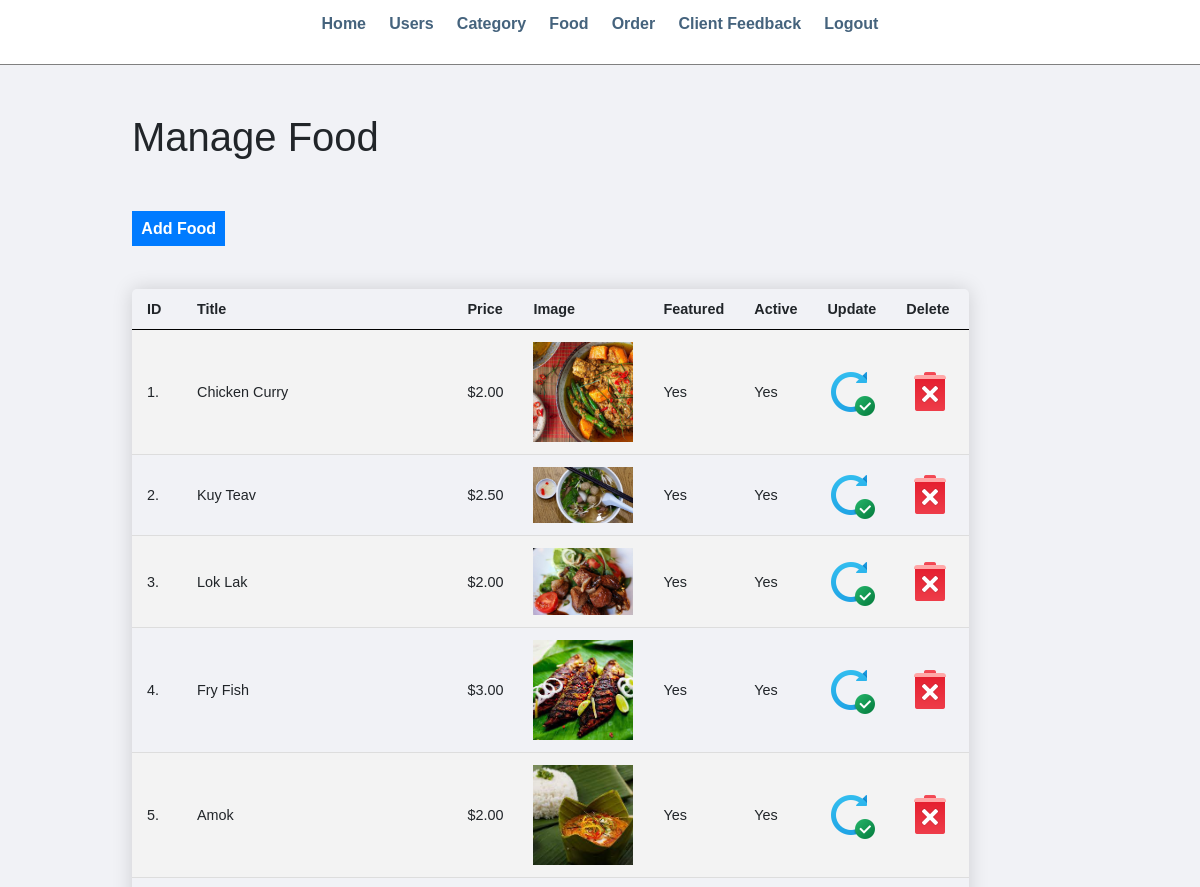
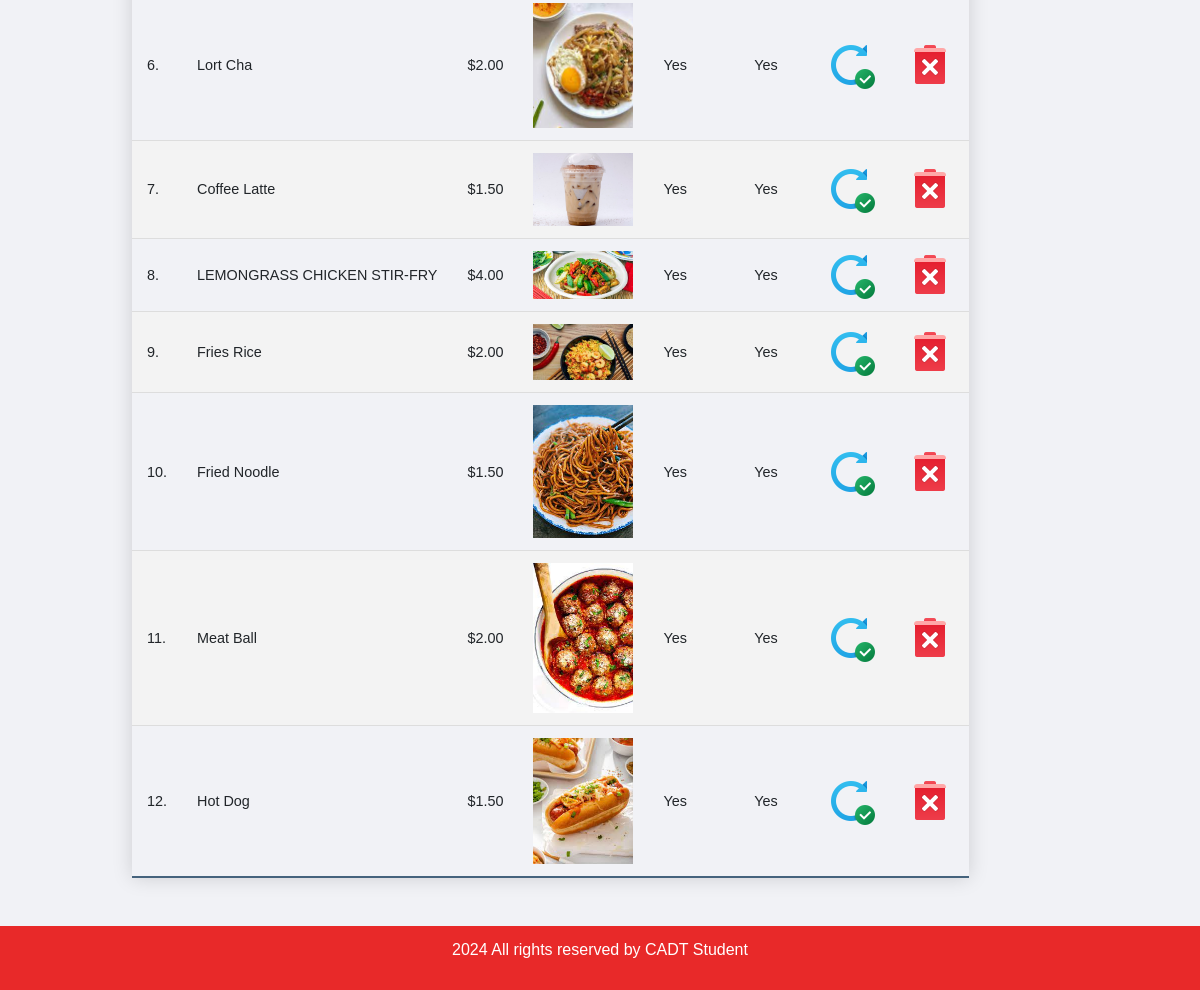
Page /admin/manage-food.php (signed in) on the committed database (2 pictures, top to bottom).
### tables this page shows
CREATE TABLE IF NOT EXISTS `tbl_food` (
  `id` int UNSIGNED NOT NULL AUTO_INCREMENT,
  `title` varchar(100) NOT NULL,
  `description` text NOT NULL,
  `price` decimal(10,2) NOT NULL,
  `image_name` varchar(255) NOT NULL,
  `category_id` int UNSIGNED NOT NULL,
  `featured` varchar(10) NOT NULL,
  `active` varchar(10) NOT NULL,
  PRIMARY KEY (`id`)
);

### admin/manage-food.php (the view, shortened to what this page needs)
<?php include('partials/menu.php'); ?>
<div class="main-content">
    <div class="wrapper">
        <h1>Manage Food</h1>
        <br /><br />
                <a href="<?php echo SITEURL; ?>admin/add-food.php" class="btn-primary">Add Food</a>
                <br /><br /><br />
                <table class="content-table" >
                    <tr>
                        <th>ID</th>
                        <th>Title</th>
                        <th>Price</th>
                        <th>Image</th>
                        <th>Featured</th>
                        <th>Active</th>
                        <th>Update</th>
                        <th>Delete</th>
                    </tr>
                    <?php
                        $sql = "SELECT * FROM tbl_food";
                        $res = mysqli_query($conn, $sql);
                        $count = mysqli_num_rows($res);
                        $sn=1;
                        if($count>0)
                        {
                            while($row=mysqli_fetch_assoc($res))
                            {
                                $id = $row['id'];
                                $title = $row['title'];
                                $price = $row['price'];
                                $image_name = $row['image_name'];
                                $featured = $row['featured'];
                                $active = $row['active'];
                                ?>
                                <tr>
                                    <td><?php echo $sn++; ?>. </td>
                                    <td><?php echo $title; ?></td>
                                    <td>$<?php echo $price; ?></td>
                                    <td>
                                        <?php
                                            if($image_name=="")
                                            {
                                                echo "<div class='error'>Image not Added.</div>";
                                            }
                                            else
                                            {
                                                ?>
                                                <img src="<?php echo SITEURL; ?>images/food/<?php echo $image_name; ?>" width="100px">
                                                <?php
                                            }
                                        ?>
                                    </td>
                                    <td><?php echo $featured; ?></td>
                                    <td><?php echo $active; ?></td>
                                    <td>
                                        <a href="<?php echo SITEURL; ?>admin/update-food.php?id=<?php echo $id; ?>"><image src="../images/icons/update.png"></a>
                                    </td>
                                    <td>
                                    <a href="<?php echo SITEURL; ?>admin/delete-food.php?id=<?php echo $id; ?>&image_name=<?php echo $image_name; ?>" ><image src="../images/icons/delete.png"/></a>
                                    </td>
                                </tr>
                                <?php
                            }
                        }
                        else
                        {
                            echo "<tr> <td colspan='7' class='error'> Food not Added Yet. </td> </tr>";
                        }
                    ?>
                </table>
    </div>
</div>
<?php include('partials/footer.php'); ?>

### admin/partials/menu.php (shortened to what this page needs)
<html>
    <head>
        <link rel="stylesheet" href="../css/admin.css">
        <link rel="stylesheet" href=
    "https://stackpath.bootstrapcdn.com/bootstrap/4.5.0/css/bootstrap.min.css"
            integrity=
    "sha384-9aIt2nRpC12Uk9gS9baDl411NQApFmC26EwAOH8WgZl5MYYxFfc+NcPb1dKGj7Sk"
>
    </head>
    <body>
        <div class="menu text-center">
            <div class="wrapper">
                <ul>
                    <li><a href="index.php">Home</a></li>
                    <li><a href="manage-users.php">Users</a></li>
                    <li><a href="manage-category.php">Category</a></li>
                    <li><a href="manage-food.php">Food</a></li>
                    <li><a href="manage-order.php">Order</a></li>
                    <li><a href="view-feedback.php">Client Feedback</a></li>
                    <li><a href="logout.php">Logout</a></li>
                </ul>
            </div>
        </div>

### admin/partials/footer.php
<div class="footer">
            <div class="wrapper">
                <p class="text-center">2024 All rights reserved by CADT Student</p>
            </div>
        </div>
    </body>
</html>

### css/admin.css (style rules this page uses)
* { margin: 0; padding: 0; font-family: Arial, Helvetica, sans-serif; }
.wrapper { padding: 1%; width: 80%; margin: 0 auto; }
.text-center { text-align: center; }
table tr th { border-bottom: 1px solid black; padding: 1%; text-align: left; }
table tr td { padding: 1%; }
.btn-primary { background-color: #1e90ff; padding: 1%; color: white; text-decoration: none; font-weight: bold; }
.menu { border-bottom: 1px solid grey; }
.menu ul { list-style-type: none; }
.menu ul li { display: inline; padding: 1%; }
.menu ul li a { text-decoration: none; font-weight: bold; color: #45637d; }
.main-content { background-color: #f1f2f6; padding: 3% 0; }
.footer { background-color: #e82929; color: white; }
.content-table { border-collapse: collapse; font-size: 0.9em; min-width: 800px; border-radius: 5px 5px 0 0; overflow: hidden; box-shadow: 0 0 20px rgba(0, 0, 0, 0.15); }
.content-table th, .content-table td { padding: 12px 15px; }
.content-table tbody tr { border-bottom: 1px solid #dddddd; }
.content-table tbody tr:nth-of-type(even) { background-color: #f3f3f3; }
.content-table tbody tr:last-of-type { border-bottom: 2px solid #45637d; }

### rows in the picture
tbl_food: title "Chicken Curry", price "2.00", image_name (picture), featured "Yes", active "Yes"
tbl_food: title "Kuy Teav", price "2.50", image_name (picture), featured "Yes", active "Yes"
tbl_food: title "Lok Lak", price "2.00", image_name (picture), featured "Yes", active "Yes"
tbl_food: title "Fry Fish", price "3.00", image_name (picture), featured "Yes", active "Yes"
tbl_food: title "Amok", price "2.00", image_name (picture), featured "Yes", active "Yes"
tbl_food: title "Lort Cha", price "2.00", image_name (picture), featured "Yes", active "Yes"
tbl_food: title "Coffee Latte", price "1.50", image_name (picture), featured "Yes", active "Yes"
tbl_food: title "LEMONGRASS CHICKEN STIR-FRY", price "4.00", image_name (picture), featured "Yes", active "Yes"
tbl_food: title "Fries Rice", price "2.00", image_name (picture), featured "Yes", active "Yes"
tbl_food: title "Fried Noodle", price "1.50", image_name (picture), featured "Yes", active "Yes"
tbl_food: title "Meat Ball", price "2.00", image_name (picture), featured "Yes", active "Yes"
tbl_food: title "Hot Dog", price "1.50", image_name (picture), featured "Yes", active "Yes"
